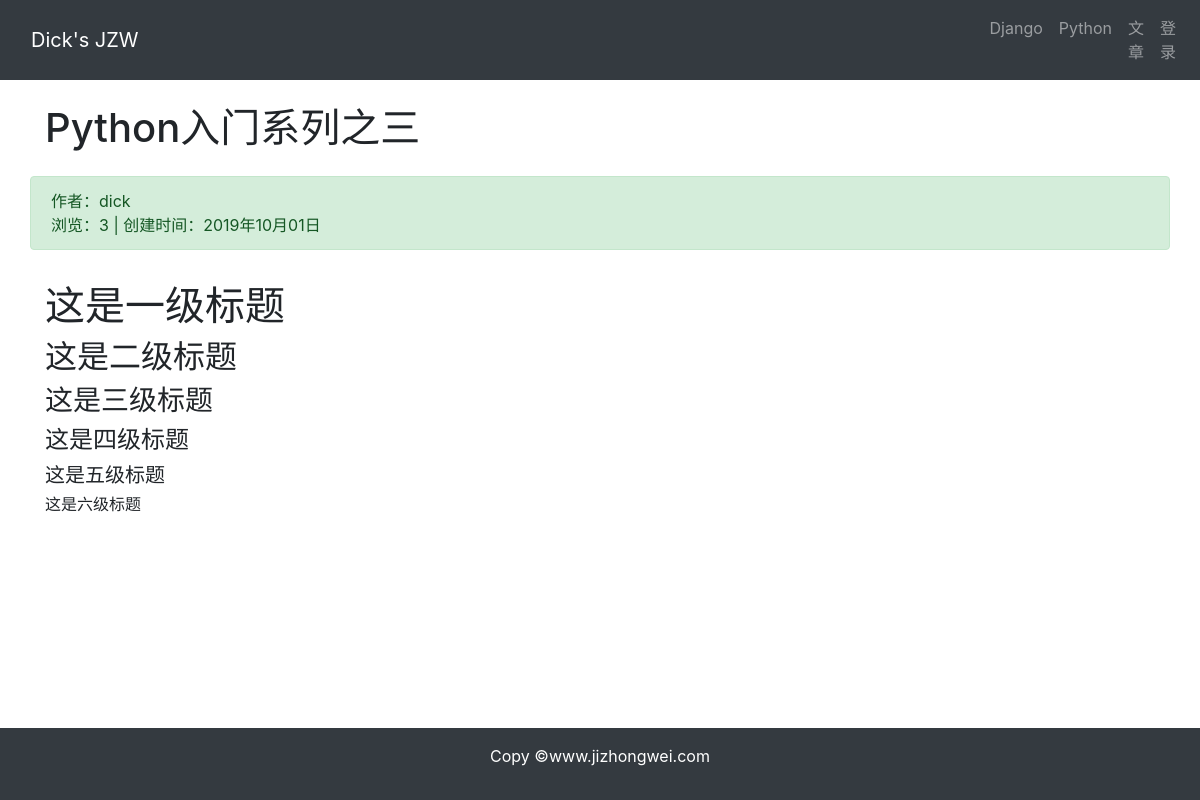
/article/article-detail/16/, run on the app's committed database.
### article/models.py (models this page shows, shortened)
class ArticlePost(models.Model):
    author = models.ForeignKey(User, on_delete= models.CASCADE)
    title = models.CharField(max_length= 100)
    body = models.TextField()
    created = models.DateTimeField(default= timezone.now)
    updated = models.DateTimeField(auto_now= True)
    views = models.PositiveIntegerField(default= 0)
    class Meta:
        ordering = ('-created',)

### article/views.py (the view)
# urls.py: path('article-detail/<int:id>/', views.article_detail, name = 'article-detail'),
def article_detail(request,id):
    article = ArticlePost.objects.get(id = id)
    article.views += 1
    article.save(update_fields= ['views',])
    article.body = markdown.markdown(article.body,
                                     extensions = [
                                         'markdown.extensions.extra',
                                         'markdown.extensions.codehilite',
                                     ])
    context = {'article': article}
    return render(request, 'article/detail.html', context)

### templates/article/detail.html (shortened to what this page needs)
{% extends 'base.html' %}
{% load static %}
{% block content %}
    <div class="container">
        <div class="row">
            <h1 class="col-12 mt-4 mb-4">{{ article.title }}</h1>
            <div class="col-12 alert alert-success">
                作者：{{ article.author }}
            <div>
                浏览：{{ article.views }} |
                创建时间：{{ article.created | date:"Y年m月d日"}}
            </div>
            </div>
            <div class="col-12">
                <p>{{ article.body | safe }}</p>
            </div>
        </div>
    </div>
{% endblock %}

### data on the page
ArticlePost: title "Python入门系列之三", author "dick", views "3", created "2019年10月01日", body "这是一级标题 这是二级标题 这是三级标题 这是四级标题 这是五级标题 这是六级标题"
